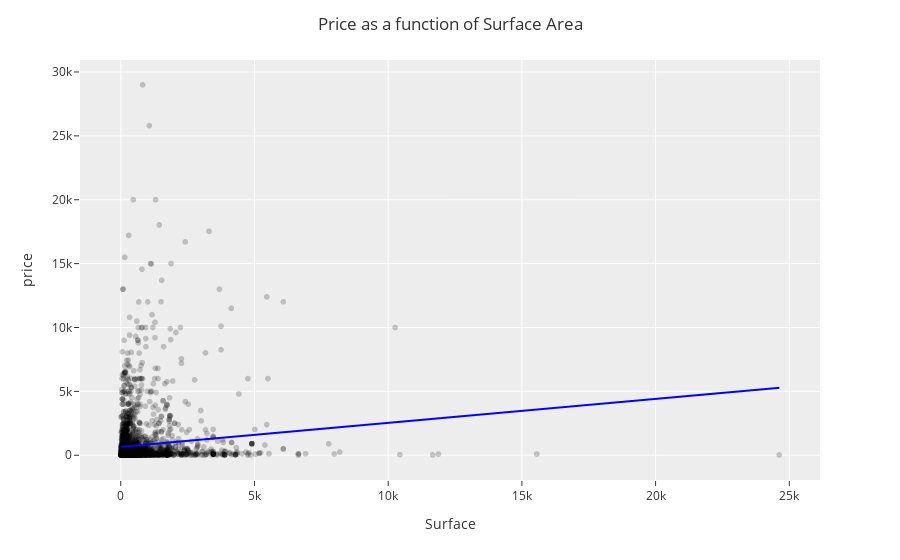

The code cell stored with this chart in its notebook:
### Code cell
X = DF_model['Surface'].values.reshape(-1, 1) 
y = DF_model['price'].values 

LM = LinearRegression()
LM.fit(X, y)

fig=px.scatter(DF, 
                x='Surface',
                y='price', 
                color_discrete_sequence=['black'], 
                opacity=0.2)

fig.update_layout(template="ggplot2",
                  title = "Price as a function of Surface Area",
                  xaxis_title = "Surface",
                  yaxis_title = "price") 
 
DF_model = pd.DataFrame()
DF_model['s'] = DF['Surface']
DF_model['y'] = LM.coef_[0]*DF_model['s']+LM.intercept_
DF_model = DF_model.sort_values('s')

fig.add_trace(
    px.line(DF_model, x='s',
y='y', color_discrete_sequence=['blue']).data[0]
)

fig.show()

slope = LM.coef_[0]
intercept = LM.intercept_

print(f"Slope: {slope}")
print(f"Intercept: {intercept}")

score = LM.score(X, y)
print(f"R² Score: {score}")

### Figure 1 — Plotly figure (JSON) as saved in the notebook; plotly's stock layout.template omitted (floating-point values rounded to 4 significant figures; data arrays with more than 128 entries replaced by an {"elided": "..."} marker saying what was removed)
{"data": [{"hovertemplate": "Surface=%{x}<br>price=%{y}<extra></extra>", "legendgroup": "", "marker": {"color": "black", "opacity": 0.2, "symbol": "circle"}, "mode": "markers", "name": "", "showlegend": false, "type": "scattergl", "x": {"elided": "3393 float values"}, "xaxis": "x", "y": {"elided": "3393 float values"}, "yaxis": "y"}, {"hovertemplate": "s=%{x}<br>y=%{y}<extra></extra>", "legendgroup": "", "line": {"color": "blue", "dash": "solid"}, "marker": {"symbol": "circle"}, "mode": "lines", "name": "", "showlegend": false, "type": "scattergl", "x": {"elided": "3393 float values"}, "xaxis": "x", "y": {"elided": "3393 float values"}, "yaxis": "y"}], "layout": {"legend": {"tracegroupgap": 0}, "margin": {"t": 60}, "title": {"text": "Price as a function of Surface Area"}, "xaxis": {"anchor": "y", "domain": [0, 1], "title": {"text": "Surface"}}, "yaxis": {"anchor": "x", "domain": [0, 1], "title": {"text": "price"}}}}
